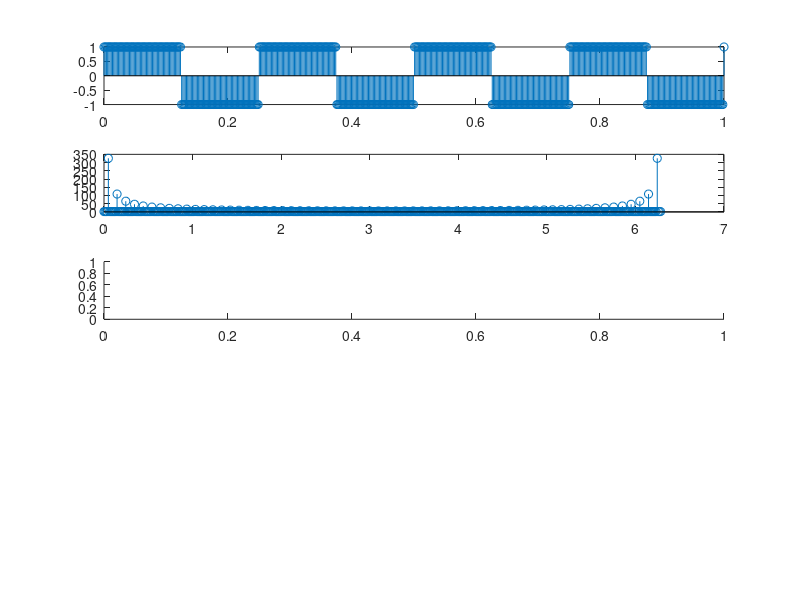

Write the MATLAB code that produced this figure. (Note: this script raises an error after producing the figure.)
N = 512;
t = linspace(0,1,N);
omega = linspace(0,2*pi,N);
oscFreq = 4;
sig = square(oscFreq*t*2*pi);

figure
subplot(5,1,1)
stem(t,sig)

subplot(5,1,2)
stem(omega,abs(fft(sig,N)))

subplot(5,1,3)
stem(omega,abs(dft(sig,N)))

subplot(5,1,4)
stem(omega,abs(myFFT(sig,N)))
xfft = myFFT(sig,N);

subplot(5,1,5)
xresynth = iFFT(xfft,N);
stem(t,real(xresynth))

% this covers convolution using the FFT made here and compares it to
% matlab's conv function
figure
reverb = exp(-1/8*(1:N)).*rand(1,N);
sigVerb = myConv(sig,reverb);

subplot(2,1,1)
stem(linspace(0,2,length(sigVerb)),real(sigVerb));
subplot(2,1,2)
stem(linspace(0,2,2*N),[real(conv(sig,reverb)) 0])



% Simple implementation of the DFT
function F = dft(X,N)
    F = zeros(1,N);
    for k = 0:N-1
        for n = 0:N-1
            F(k+1) = F(k+1) + X(n+1)*exp(-1j*2*pi*k*n/N);
        end
    end    
    return
end

function F = myFFT(x,N)
    F = zeros(1,N);
    if(N<=1)
        F = x(1);
        return
    else
%       Recursively split into odd and even arrays and take the N/2 point
%       FFT of them
        fEven = myFFT(x(1:2:N-1),N/2);
        fOdd  = myFFT(x(2:2:N),N/2);
%       Odd array needs a corrective phase factor
        k = (0:N/2-1);
        phase = exp(-2*1j*pi*k/N);
%       add the even and odd index FFTs together.
        F(1:N/2) = fEven + phase.*fOdd;
%       the subtraction here is a result of the fact that our k index only
%       went half the length of N. If it were the length of N we could just
%       use even+odd*phase but the vector lengths in code wouldnt match and
%       result in more lines of code
        F(N/2+1:N) = fEven - phase.*fOdd;
        return
    end
end

% the inverse FFT utilizes the fact that two applications of a fourier
% transform results in a flipped signal in time and a scaling factor. so we
% just switch them back

function x = iFFT(F,N)
   x = 1/N*myFFT(F,N);
   x = flip(x);
   return
end

% Convolution is just mutliplication in frequency domain
function y = myConv(x1,x2)
% zeropad the two signals so that we get the 'tail' of the convolution in
% our output
    x1pad = [x1 zeros(1,length(x1))];
    x2pad = [x2 zeros(1,length(x2))];
    L1 = length(x1pad);
    L2 = length(x2pad);
    X1 = myFFT(x1pad,L1);
    X2 = myFFT(x2pad,L2);
    Y =  X1.*X2;
    y = iFFT(Y,length(Y));
end